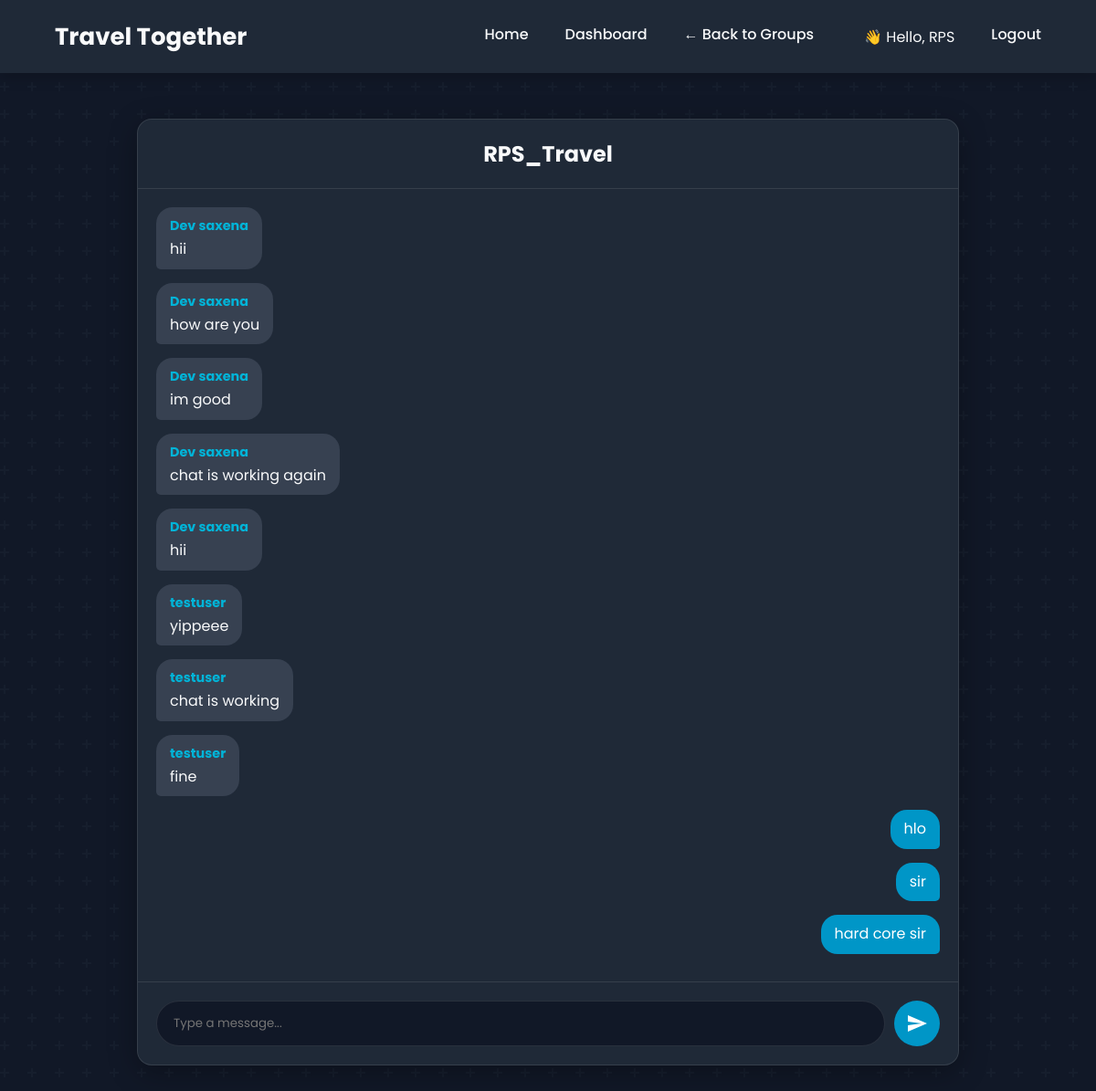
Screenshot of /groups/chat/63e4b632aa494b1a9e5e95422d07b6b0 (signed in) with the database file from the repository.
### tables this page shows
CREATE TABLE Users (
        userid TEXT PRIMARY KEY,
        username TEXT UNIQUE NOT NULL,
        password TEXT NOT NULL,
        email TEXT UNIQUE NOT NULL,
        phone_no TEXT UNIQUE,
        gender TEXT CHECK(gender IN ('Male', 'Female', 'Other')),
        marital_status TEXT CHECK(marital_status IN ('Single', 'Married', 'Divorced', 'Widowed')),
        bio TEXT,
        created_at TEXT DEFAULT CURRENT_TIMESTAMP
    );

CREATE TABLE Groups (
        group_id TEXT PRIMARY KEY,
        group_name TEXT NOT NULL,
        group_description TEXT,
        group_type TEXT NOT NULL CHECK(group_type IN ('Public', 'Private')),
        owner_id TEXT NOT NULL,
        destination_id TEXT,
        member_count INTEGER DEFAULT 1,
        max_members INTEGER DEFAULT 50,
        created_at TEXT DEFAULT CURRENT_TIMESTAMP,
        FOREIGN KEY (owner_id) REFERENCES Users (userid) ON DELETE CASCADE,
        FOREIGN KEY (destination_id) REFERENCES Destinations (destination_id) ON DELETE SET NULL
    );

CREATE TABLE GroupMessages (
        message_id INTEGER PRIMARY KEY AUTOINCREMENT,
        group_id TEXT NOT NULL,
        sender_id TEXT NOT NULL,
        message TEXT NOT NULL,
        timestamp DATETIME DEFAULT CURRENT_TIMESTAMP,
        FOREIGN KEY (group_id) REFERENCES Groups (group_id) ON DELETE CASCADE,
        FOREIGN KEY (sender_id) REFERENCES Users (userid) ON DELETE CASCADE
    );

### app.py (the view)
@app.route('/groups/chat/<group_id>')
def group_chat(group_id):
    conn, user = validate_user_session()
    if not user: return redirect("/auth")
    is_member = conn.execute("SELECT 1 FROM GroupMembers WHERE group_id=? AND user_id=?", (group_id, user['userid'])).fetchone()
    if not is_member:
        flash("⚠️ You are not a member of this group.")
        conn.close()
        return redirect("/groups")
    group = conn.execute("SELECT group_name FROM Groups WHERE group_id=?", (group_id,)).fetchone()
    db_rows = conn.execute("""
        SELECT m.message, m.timestamp, u.username AS sender_name
        FROM GroupMessages m JOIN Users u ON m.sender_id = u.userid
        WHERE m.group_id = ? ORDER BY m.timestamp ASC
    """, (group_id,)).fetchall()
    conn.close()
    messages = [dict(row) for row in db_rows]
    return render_template(
        "group_chat.html",
        group_id=group_id,
        group_name=group['group_name'],
        messages=messages,
        username=user['username']
    )

### app.py (called while the page is built)
def validate_user_session():
    user_id = session.get("user_id")
    if not user_id:
        return None, None  # No user in session
    conn = database.get_db_connection()
    user = conn.execute("SELECT * FROM Users WHERE userid = ?", (user_id,)).fetchone()
    if not user:
        session.clear()
        flash("Your session was invalid. Please log in again.", "warning")
        conn.close()
        return None, None
    return conn, user

### database.py (called while the page is built)
def get_db_connection():
    conn = sqlite3.connect('travel_together.db')
    conn.row_factory = sqlite3.Row
    conn.execute("PRAGMA foreign_keys = ON;")
    return conn

### templates/group_chat.html (shortened to what this page needs)
<!DOCTYPE html>
<html lang="en">
<head>
    <link rel="stylesheet" href="/static/style.css">
</head>
<body class="page-chat" data-group-id="{{ group_id }}" data-username="{{ username }}">
<header class="navbar">
    <div class="logo">Travel Together</div>
    <nav class="nav-links" id="nav-links">
        <a href="/home">Home</a>
        <a href="/user">Dashboard</a>
        <a href="/groups">← Back to Groups</a>
        {% if username %}
            <span style="margin-left: 15px;">👋 Hello, {{ username }}</span>
            <a href="/logout">Logout</a>
        {% endif %}
    </nav>
</header>
<main>
    <div class="group-chat-container">
        <h2>{{ group_name }}</h2>
        <div class="group-chat-messages" id="messages">
            {% for msg in messages %}
                <div class="message {% if msg.sender_name == username %}sent{% else %}received{% endif %}">
                    <strong>{{ msg.sender_name }}</strong>
                    <p>{{ msg.message }}</p>
                </div>
            {% endfor %}
        </div>
        <form class="group-chat-form" id="chat-form">
            <input type="text" name="message" placeholder="Type a message..." required autocomplete="off">
            <button type="submit" class="send-btn">
                <svg xmlns="http://www.w3.org/2000/svg" viewBox="0 0 24" 24" fill="currentColor" width="24" height="24">
                    <path d="M2.01 21L23 12 2.01 3 2 10l15 2-15 2z"/>
                </svg>
            </button>
        </form>
    </div>
</main>
</body>
</html>

### static/style.css (style rules this page uses)
:root { --theme-bg: #111827; --theme-bg-secondary: #1f2937; --theme-text-primary: #f9fafb; --theme-text-secondary: #d1d5db; --theme-border: rgba(255, 255, 255, 0.1); --theme-card-bg: rgba(31, 41, 55, 0.5); --primary-color: #0096c7; --secondary-color: #00b4d8; --accent-color: #ff8c42; --border-radius: 16px; --shadow: 0 8px 32px rgba(0, 0, 0, 0.3); }
* { margin: 0; padding: 0; box-sizing: border-box; font-family: 'Poppins', sans-serif; }
body { display: flex; flex-direction: column; min-height: 100vh; color: var(--theme-text-primary); background-color: var(--theme-bg); background-attachment: fixed; }
main { flex-grow: 1; }
.navbar { display: flex; justify-content: space-between; align-items: center; width: 100%; padding: 0 5%; height: 80px; background: var(--theme-bg-secondary); color: var(--theme-text-primary); box-shadow: 0 4px 15px rgba(0, 0, 0, 0.2); position: relative; z-index: 1000; }
.logo { font-size: 26px; font-weight: 700; }
.nav-links { display: flex; gap: 40px; align-items: center; }
.nav-links a { color: var(--theme-text-primary); text-decoration: none; font-size: 16px; font-weight: 500; padding-bottom: 5px; position: relative; transition: color 0.3s; }
.nav-links a::after { content: ''; position: absolute; bottom: 0; left: 0; width: 0; height: 2px; background-color: var(--accent-color); transition: width 0.3s ease-out; }
.page-chat .group-chat-container { max-width: 900px;margin: 50px auto;background: var(--theme-bg-secondary);border-radius: var(--border-radius);box-shadow: var(--shadow);display: flex;flex-direction: column;height: calc(100vh - 180px);border: 1px solid var(--theme-border); }
.page-chat .group-chat-container h2 { text-align: center;padding: 20px;border-bottom: 1px solid var(--theme-border);color: var(--theme-text-primary); }
.page-chat .group-chat-messages { flex-grow: 1;padding: 20px;overflow-y: auto;display: flex;flex-direction: column; gap: 5px; }
.page-chat .message { padding: 10px 15px;border-radius: 18px;margin-bottom: 10px;max-width: 75%;line-height: 1.4;word-wrap: break-word;animation: fadeInUp 0.5s ease; }
.page-chat .message strong { display: block;margin-bottom: 5px;font-size: 0.9rem;color: var(--secondary-color); }
.page-chat .message p { margin: 0; }
.page-chat .received { background-color: #374151; align-self: flex-start; border-bottom-left-radius: 5px; }
.page-chat .sent { background-color: var(--primary-color); color: white;align-self: flex-end; border-bottom-right-radius: 5px; }
.page-chat .group-chat-form { display: flex;padding: 20px;border-top: 1px solid var(--theme-border);gap: 10px; }
.page-chat .group-chat-form input { flex-grow: 1;border: 1px solid var(--theme-border);padding: 12px 18px;border-radius: 50px;background: var(--theme-bg);color: var(--theme-text-primary); }
.page-chat .group-chat-form button { background: var(--primary-color);border: none;color: white;border-radius: 50%;width: 50px;height: 50px;display: flex;align-items: center;justify-content: center;cursor: pointer;transition: background 0.3s; }

### rows the page displays
Users: username "RPS"
Groups: group_name "RPS_Travel"
GroupMessages: sender_name "Dev saxena", message "hii"
GroupMessages: sender_name "Dev saxena", message "how are you"
GroupMessages: sender_name "Dev saxena", message "im good"
GroupMessages: sender_name "Dev saxena", message "chat is working again"
GroupMessages: sender_name "Dev saxena", message "hii"
GroupMessages: sender_name "testuser", message "yippeee"
GroupMessages: sender_name "testuser", message "chat is working"
GroupMessages: sender_name "testuser", message "fine"
GroupMessages: message "hlo"
GroupMessages: message "sir"
GroupMessages: message "hard core sir"
